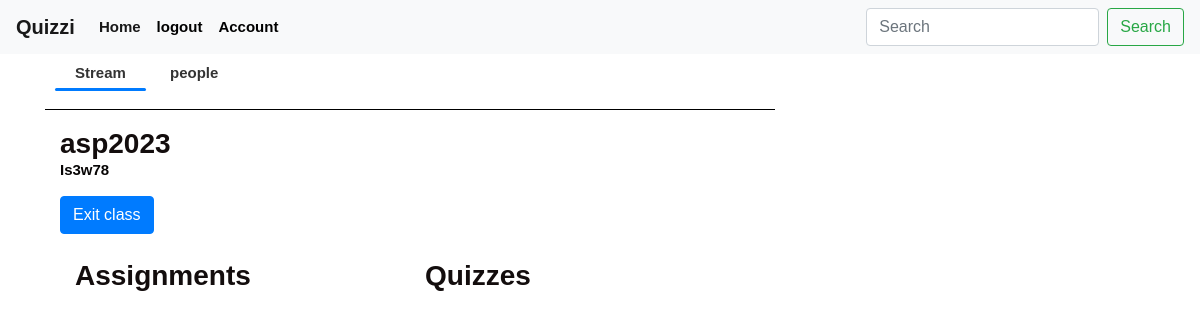
The page /_class/1 (signed in) on the database as committed earlier.
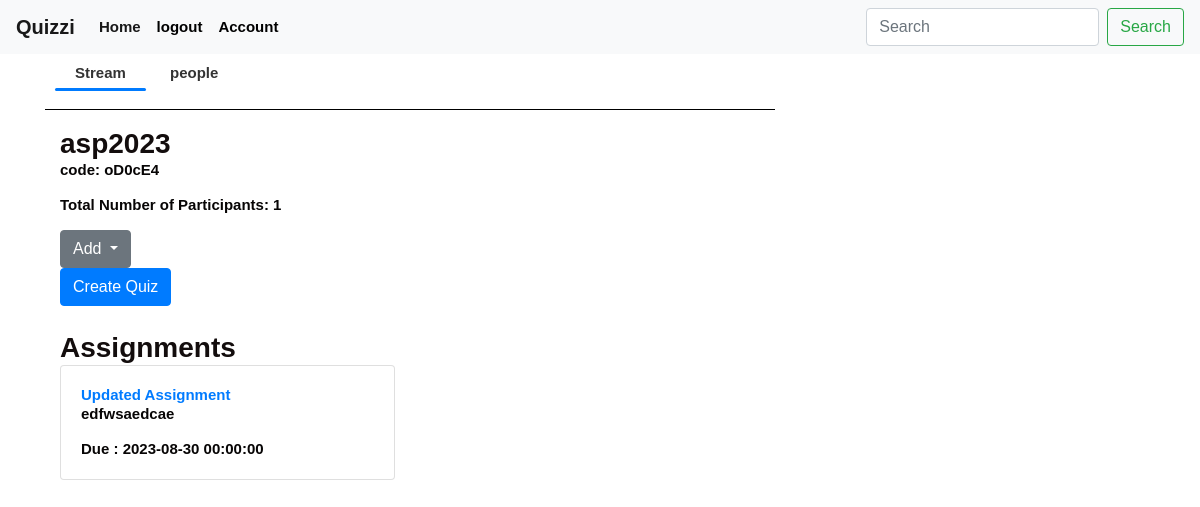
The same page on the database as committed later.
### quiz/models.py (models this page shows)
class Class(db.Model):
    id = db.Column(db.Integer, primary_key=True)
    username = db.Column(db.String(20), nullable=False)
    class_name = db.Column(db.String(100), nullable=False)
    class_code = db.Column(db.String(6), nullable=False, unique=True)
    creator_id = db.Column(db.Integer, nullable=False)
    user_id = db.Column(db.Integer, db.ForeignKey('user.id'), nullable=False)
    created_at = db.Column(db.DateTime, default=datetime.utcnow)
    assignments = db.relationship('Assignment', backref='class', lazy=True)
    quizzes = db.relationship('Quiz', backref='class', lazy=True)

class Assignment(db.Model):
    id = db.Column(db.Integer, primary_key=True)
    title = db.Column(db.String(100), nullable=False)
    description = db.Column(db.String(500), nullable=True)
    due_date = db.Column(db.DateTime, nullable=False)
    class_id = db.Column(db.Integer, db.ForeignKey('class.id'), nullable=False)
    creator_id = db.Column(db.Integer, db.ForeignKey('user.id'), nullable=False)
    file_attachment = db.Column(db.String(255), nullable=True)

### quiz/Class/routes.py (the view)
@app.route('/_class/<int:classid>')
def class_info(classid):
    creator = None
    classinfo = Class.query.get_or_404(classid)
    if classinfo.creator_id == current_user.id:
        creator = True
    user = User.query.filter_by(username=classinfo.username).first()
    assignments = Assignment.query.filter_by(class_id=classinfo.id).all()
    userassigns = user.assignments
    quizzes = classinfo.quizzes
    participants = len(ClassStudent.query.filter_by(class_id=classid).all())
    if classinfo:
        return render_template('classinfo.html',classinfo=classinfo, current_user=current_user,
                                assignments=assignments,userassigns=userassigns,quizzes=quizzes, participants=participants, creator=creator)

### quiz/models.py (called while the page is built)
@login_manager.user_loader
def load_user(user_id):
    return User.query.get(int(user_id))

### quiz/templates/classinfo.html (shortened to what this page needs)
{% extends "layout.html" %}
{% block content %}
<div class="classinfoo">
<div  id="classinfo">
    <div class="class-info-container">
        <div class="mini-navbar">
          <a href="#" class="class-nav tab1" >Stream</a>
          <a href="#" class="class-nav tab2">people</a>
        </div><hr>
        <div class="class-content tab-content tab1">
            {% if creator %}
            <form method="POST" enctype="multipart/form-data">
            <div class="bg">
                <div class="container">
                <h2><b>{{ classinfo.class_name }}</b></h2>
                <p> code: {{ classinfo.class_code }}</p>
                <p>Total Number of Participants: {{ participants}}</p>
                <div class="dropdown">
                    <button class="btn btn-secondary dropdown-toggle" type="button" id="dropdownMenuButton" data-toggle="dropdown" aria-haspopup="true" aria-expanded="false">
                        Add
                    </button>
                </div>
                </div>
                </div>
                <div class="col-md-3">
                    <div class="quiz-frame">
                     </form>
                        <form method="post" action="{{ url_for('add_quiz') }}">
                            <button type="submit" class="btn btn-primary"  >Create Quiz</button>
                        </form>
                    </div>
                </div>
            <div class="container mt-4">
                <div class="row">
                    <div class="col-md-6">
                        <h3>Assignments</h3>
                    {% for assignment in assignments %}
                        <div class="card mb-3">
                            <div class="card-body">
                                <a href="{{url_for('assignment_details',assignment_id=assignment.id)}}">{{ assignment.title}}</a>
                                <p class="card-text">{{assignment.description}} </p>
                                <p class="card-text"> Due : {{assignment.due_date }}</p>
                            </div>
                        </div>
                    {% endfor %}
                    </div>
                    <div class="col-md-6">
                    </div>
                </div>
            </div>
            {% else %}
            <div class="bg">
                <div class="container">
                <h2><b>{{ classinfo.class_name }}</b></h2>
                <p> {{ classinfo.class_code }}</p>
                <div class="dropdown">
                    <form action="{{url_for('exit_class',user_id=current_user.id, class_id=classinfo.id)}}">
                        <button class="btn btn-primary">Exit class</button>
                    </form>
                    <div class="container mt-4">
                        <div class="row">
                            <div class="col-md-6">
                                <h3>Assignments</h3>
                            </div>
                            <div class="col-md-6">
                                <h3>Quizzes</h3>
                            </div>
                        </div>
                    </div>
                    {% endif %}
            </div></div>
      </div>
</div>
{% endblock %}

Rows that differ between the two databases and show on the page:
changed Class "asp2023": class_code "Is3w78" → "oD0cE4"
added Assignment: title "Updated Assignment", description "edfwsaedcae", due_date "2023-08-30 00:00:00"
Other text that changed with them:
{{ participants }}: (not shown) → "1"
text no longer shown: "Exit class Quizzes"
text now shown: "code: Total Number of Participants: Add Create Quiz"
